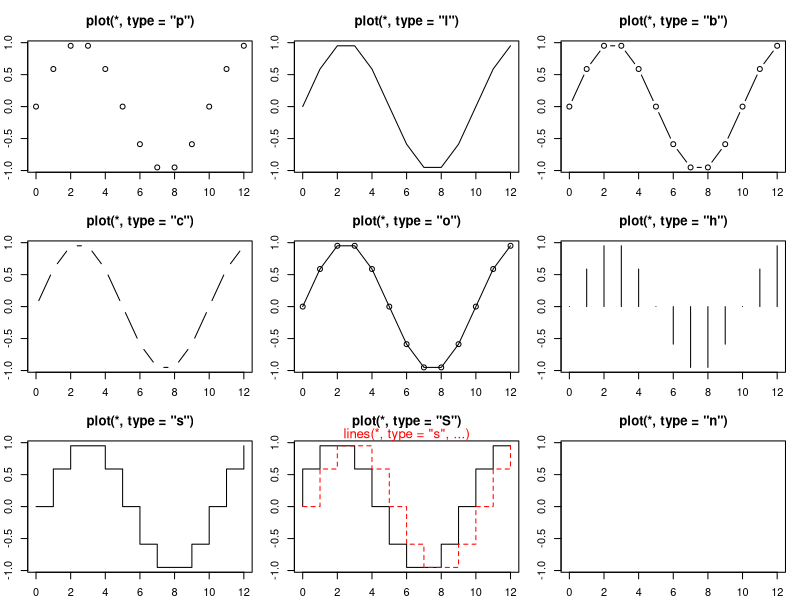

The R source for this figure:
## ---- chunk 1
## Show the different plot types
x <- 0:12
y <- sin(pi/5 * x)
op <- par(mfrow = c(3,3), mar = .1+ c(2,2,3,1))
for (tp in c("p","l","b",  "c","o","h",  "s","S","n")) {
   plot(y ~ x, type = tp, main = paste0("plot(*, type = \"", tp, "\")"))
   if(tp == "S") {
      lines(x, y, type = "s", col = "red", lty = 2)
      mtext("lines(*, type = \"s\", ...)", col = "red", cex = 0.8)
   }
}
par(op)
